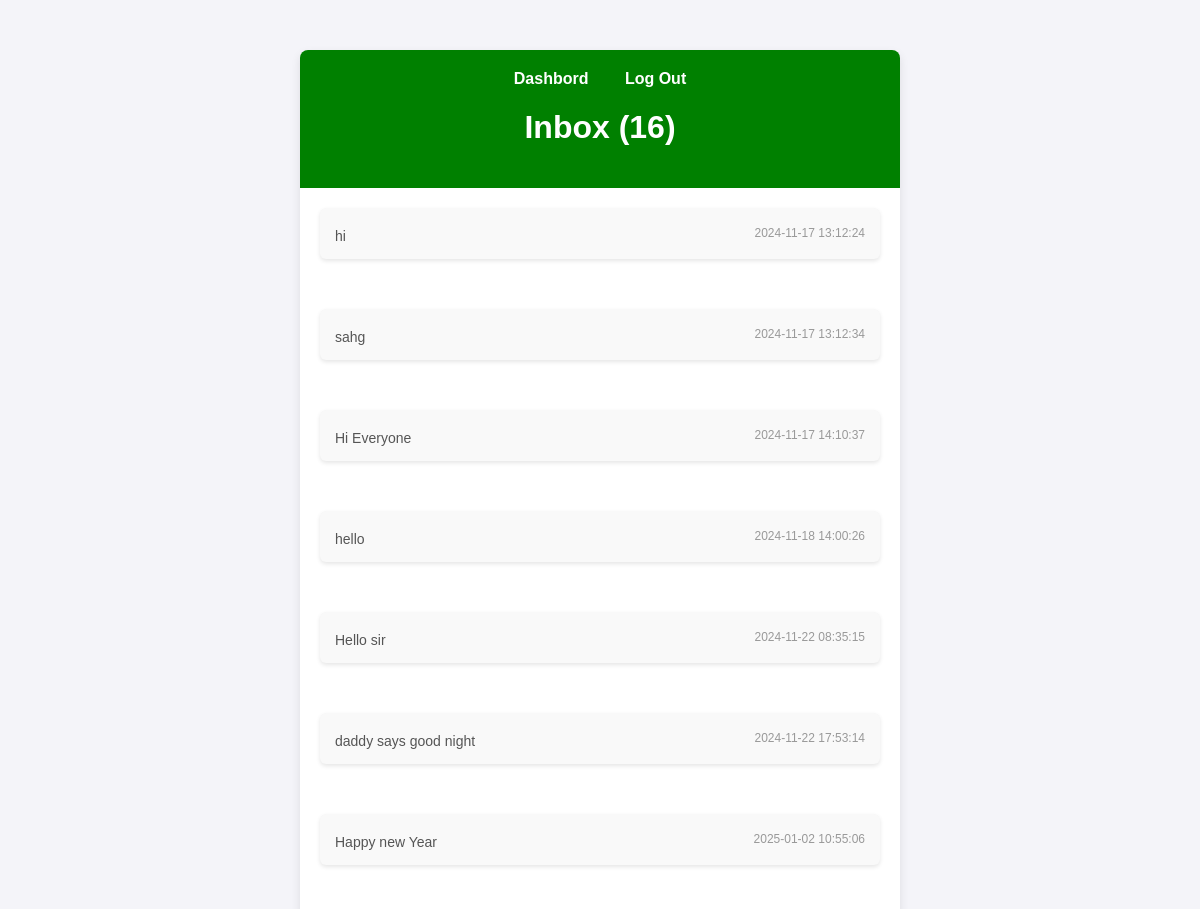
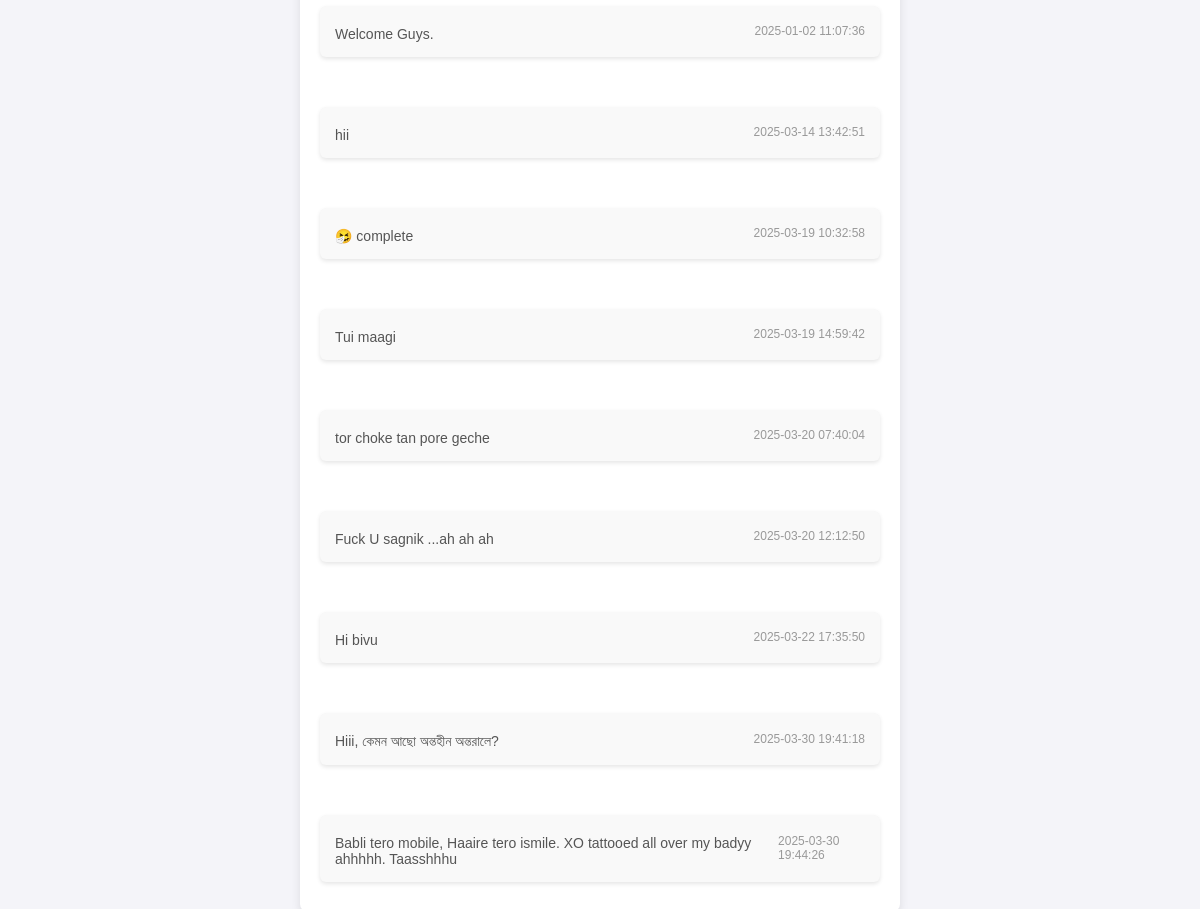
Screenshot of /message_app/inbox.php (signed in) with the database file from the repository (2 pictures, top to bottom).
### tables this page shows
CREATE TABLE `messages` (
  `msg` text NOT NULL,
  `time` timestamp NOT NULL DEFAULT current_timestamp(),
  `ip` varchar(255) NOT NULL,
  `mac` varchar(255) NOT NULL
);

### message_app/inbox.php (the view, shortened to what this page needs)
<?php
include 'db.php';
$sql=" select * from messages";
$query=mysqli_query($conn,$sql);
$row=mysqli_num_rows($query);
?>
<!DOCTYPE html>
<html lang="en">
<head>
</head>
<body>
  <div class="inbox-container">
    <header class="inbox-header">
    <div class="navbar">
    <a href="chat.php">Dashbord</a>
    <a href="logout.php">Log Out</a>
  </div>
      <h1>Inbox (<?=$row?>)</h1>
    </header>
    <?php
while ($row>0) {
  $data=mysqli_fetch_assoc($query);
  $msg=$data['msg'];
  $mtime=$data['time'];
  echo '
      <div class="messages">
      <div class="message">
        <div class="message-info">
          <p class="message-preview">'.$msg.'</p>
        </div>
        <span class="timestamp">'.$mtime.'</span>
      </div>
    </div>
  ';
  $row--;
}
?>
 </div>
</body>
</html>

### message_app/inbox.php (style rules this page uses)
body { font-family: Arial, sans-serif; margin: 0; padding: 0; background-color: #f4f4f9; }
.inbox-container { max-width: 600px; margin: 50px auto; background-color: #fff; box-shadow: 0 4px 10px rgba(0, 0, 0, 0.1); border-radius: 8px; overflow-x: scroll; }
.inbox-header { background-color:green; color: #fff; padding: 20px; text-align: center; }
.messages { padding: 20px; }
.message { display: flex; justify-content: space-between; align-items: center; padding: 15px; margin-bottom: 10px; background-color: #f9f9f9; border-radius: 6px; box-shadow: 0 2px 4px rgba(0, 0, 0, 0.1); transition: transform 0.2s, box-shadow 0.2s; }
.message-info { flex-grow: 1; }
.message-preview { margin: 5px 0 0; font-size: 14px; color: #555; }
.timestamp { font-size: 12px; color: #999; margin-left: 20px; }
a { text-decoration: none; color: white; margin: 0 1em; font-weight: bold; }

### rows the page displays
messages: msg "hi", time "2024-11-17 13:12:24"
messages: msg "sahg", time "2024-11-17 13:12:34"
messages: msg "Hi Everyone", time "2024-11-17 14:10:37"
messages: msg "hello", time "2024-11-18 14:00:26"
messages: msg "Hello sir", time "2024-11-22 08:35:15"
messages: msg "daddy says good night", time "2024-11-22 17:53:14"
messages: msg "Happy new Year", time "2025-01-02 10:55:06"
messages: msg "Welcome Guys.", time "2025-01-02 11:07:36"
messages: msg "hii", time "2025-03-14 13:42:51"
messages: msg "🤧 complete", time "2025-03-19 10:32:58"
messages: msg "Tui maagi", time "2025-03-19 14:59:42"
messages: msg "tor choke tan pore geche", time "2025-03-20 07:40:04"
messages: msg "Fuck U sagnik ...ah ah ah", time "2025-03-20 12:12:50"
messages: msg "Hi bivu", time "2025-03-22 17:35:50"
messages: msg "Hiii, কেমন আছো অন্তহীন অন্তরালে?", time "2025-03-30 19:41:18"
messages: msg "Babli tero mobile, Haaire tero ismile. XO tattooed all over my badyy ahhhhh. Taasshhhu", time "2025-03-30 19:44:26"

### other values shown
$row "16"
